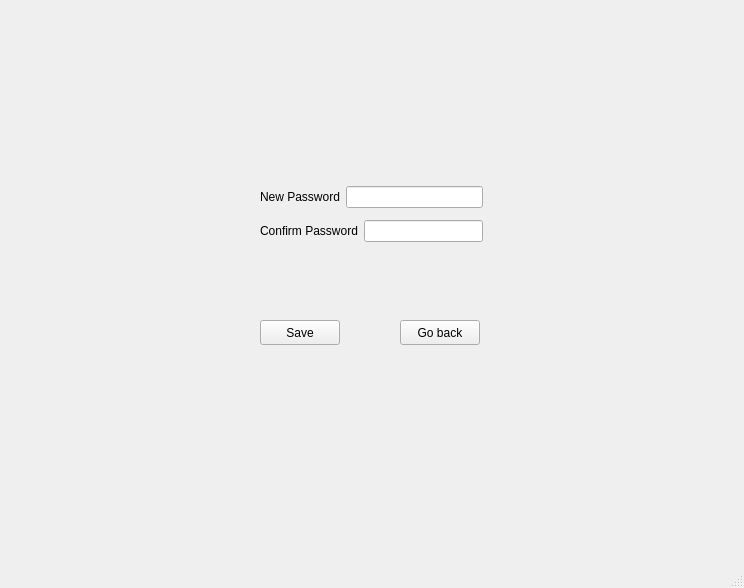
<?xml version="1.0" encoding="UTF-8"?>
<ui version="4.0">
 <class>updatePasswordWindow</class>
 <widget class="QMainWindow" name="updatePasswordWindow">
  <property name="geometry">
   <rect>
    <x>0</x>
    <y>0</y>
    <width>744</width>
    <height>588</height>
   </rect>
  </property>
  <property name="windowTitle">
   <string>MainWindow</string>
  </property>
  <widget class="QWidget" name="centralwidget">
   <widget class="QPushButton" name="pushButton_Save">
    <property name="geometry">
     <rect>
      <x>260</x>
      <y>320</y>
      <width>80</width>
      <height>25</height>
     </rect>
    </property>
    <property name="text">
     <string>Save</string>
    </property>
   </widget>
   <widget class="QPushButton" name="pushButton_goBack">
    <property name="geometry">
     <rect>
      <x>400</x>
      <y>320</y>
      <width>80</width>
      <height>25</height>
     </rect>
    </property>
    <property name="text">
     <string>Go back</string>
    </property>
   </widget>
   <widget class="QWidget" name="layoutWidget">
    <property name="geometry">
     <rect>
      <x>260</x>
      <y>180</y>
      <width>223</width>
      <height>69</height>
     </rect>
    </property>
    <layout class="QVBoxLayout" name="verticalLayout">
     <item>
      <layout class="QHBoxLayout" name="horizontalLayout">
       <item>
        <widget class="QLabel" name="label">
         <property name="text">
          <string>New Password</string>
         </property>
        </widget>
       </item>
       <item>
        <widget class="QLineEdit" name="lineEdit_newPassword">
         <property name="echoMode">
          <enum>QLineEdit::Password</enum>
         </property>
        </widget>
       </item>
      </layout>
     </item>
     <item>
      <layout class="QHBoxLayout" name="horizontalLayout_2">
       <item>
        <widget class="QLabel" name="label_2">
         <property name="text">
          <string>Confirm Password</string>
         </property>
         <property name="alignment">
          <set>Qt::AlignJustify|Qt::AlignVCenter</set>
         </property>
         <property name="wordWrap">
          <bool>false</bool>
         </property>
        </widget>
       </item>
       <item>
        <widget class="QLineEdit" name="lineEdit_confirmPassword">
         <property name="echoMode">
          <enum>QLineEdit::Password</enum>
         </property>
        </widget>
       </item>
      </layout>
     </item>
    </layout>
   </widget>
  </widget>
  <widget class="QMenuBar" name="menubar">
   <property name="geometry">
    <rect>
     <x>0</x>
     <y>0</y>
     <width>744</width>
     <height>25</height>
    </rect>
   </property>
  </widget>
  <widget class="QStatusBar" name="statusbar"/>
 </widget>
 <tabstops>
  <tabstop>lineEdit_newPassword</tabstop>
  <tabstop>lineEdit_confirmPassword</tabstop>
  <tabstop>pushButton_goBack</tabstop>
  <tabstop>pushButton_Save</tabstop>
 </tabstops>
 <resources/>
 <connections/>
</ui>
